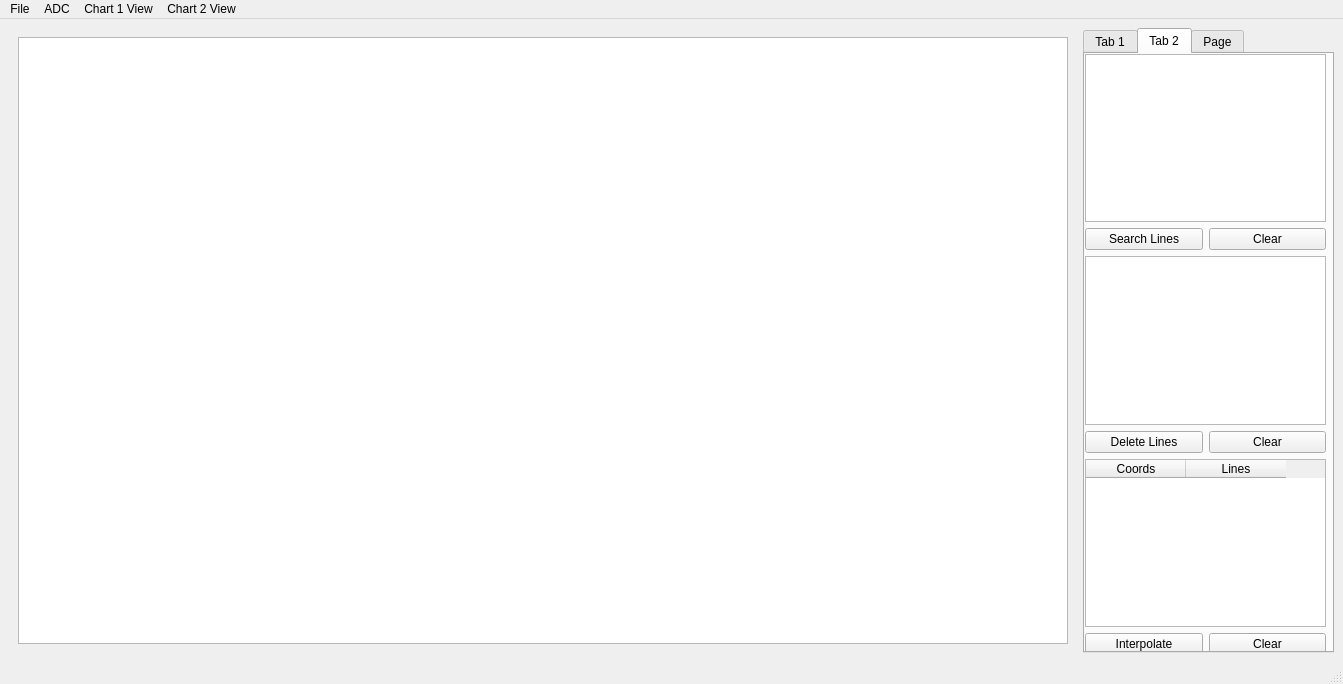
<?xml version="1.0" encoding="UTF-8"?>
<ui version="4.0">
 <class>MainWindow</class>
 <widget class="QMainWindow" name="MainWindow">
  <property name="geometry">
   <rect>
    <x>0</x>
    <y>0</y>
    <width>1343</width>
    <height>684</height>
   </rect>
  </property>
  <property name="windowTitle">
   <string>MainWindow</string>
  </property>
  <widget class="QWidget" name="centralwidget">
   <layout class="QHBoxLayout" name="horizontalLayout_3">
    <item>
     <widget class="QStackedWidget" name="stackedWidget">
      <property name="currentIndex">
       <number>1</number>
      </property>
      <widget class="QWidget" name="page">
       <layout class="QHBoxLayout" name="horizontalLayout_6">
        <item>
         <layout class="QVBoxLayout" name="verticalLayout_6">
          <item>
           <widget class="PlotWidget" name="graphicsView">
            <property name="minimumSize">
             <size>
              <width>0</width>
              <height>181</height>
             </size>
            </property>
           </widget>
          </item>
          <item>
           <widget class="PlotWidget" name="graphicsView_2">
            <property name="minimumSize">
             <size>
              <width>0</width>
              <height>181</height>
             </size>
            </property>
            <property name="maximumSize">
             <size>
              <width>16777215</width>
              <height>311</height>
             </size>
            </property>
           </widget>
          </item>
         </layout>
        </item>
       </layout>
      </widget>
      <widget class="QWidget" name="page_2">
       <layout class="QHBoxLayout" name="horizontalLayout_5">
        <item>
         <widget class="PlotWidget" name="graphicsView_3"/>
        </item>
       </layout>
      </widget>
     </widget>
    </item>
    <item>
     <widget class="QTabWidget" name="tabWidget">
      <property name="minimumSize">
       <size>
        <width>191</width>
        <height>0</height>
       </size>
      </property>
      <property name="maximumSize">
       <size>
        <width>251</width>
        <height>16777215</height>
       </size>
      </property>
      <property name="currentIndex">
       <number>1</number>
      </property>
      <widget class="QWidget" name="tab">
       <attribute name="title">
        <string>Tab 1</string>
       </attribute>
       <widget class="QLabel" name="label_9">
        <property name="geometry">
         <rect>
          <x>10</x>
          <y>180</y>
          <width>171</width>
          <height>20</height>
         </rect>
        </property>
        <property name="text">
         <string>TextLabel</string>
        </property>
       </widget>
       <widget class="QWidget" name="layoutWidget">
        <property name="geometry">
         <rect>
          <x>2</x>
          <y>2</y>
          <width>181</width>
          <height>171</height>
         </rect>
        </property>
        <layout class="QHBoxLayout" name="horizontalLayout">
         <item>
          <layout class="QVBoxLayout" name="verticalLayout_2">
           <item>
            <widget class="QLabel" name="label">
             <property name="text">
              <string>TextLabel</string>
             </property>
            </widget>
           </item>
           <item>
            <widget class="QLabel" name="label_3">
             <property name="text">
              <string>TextLabel</string>
             </property>
            </widget>
           </item>
           <item>
            <widget class="QLabel" name="label_5">
             <property name="text">
              <string>TextLabel</string>
             </property>
            </widget>
           </item>
           <item>
            <widget class="QLabel" name="label_7">
             <property name="text">
              <string>TextLabel</string>
             </property>
            </widget>
           </item>
          </layout>
         </item>
         <item>
          <layout class="QVBoxLayout" name="verticalLayout_3">
           <item>
            <widget class="QLabel" name="label_2">
             <property name="text">
              <string>TextLabel</string>
             </property>
            </widget>
           </item>
           <item>
            <widget class="QLabel" name="label_4">
             <property name="text">
              <string>TextLabel</string>
             </property>
            </widget>
           </item>
           <item>
            <widget class="QLabel" name="label_6">
             <property name="text">
              <string>TextLabel</string>
             </property>
            </widget>
           </item>
           <item>
            <widget class="QLabel" name="label_8">
             <property name="text">
              <string>TextLabel</string>
             </property>
            </widget>
           </item>
          </layout>
         </item>
        </layout>
       </widget>
       <widget class="QWidget" name="layoutWidget">
        <property name="geometry">
         <rect>
          <x>2</x>
          <y>215</y>
          <width>181</width>
          <height>81</height>
         </rect>
        </property>
        <layout class="QHBoxLayout" name="horizontalLayout_2">
         <item>
          <layout class="QVBoxLayout" name="verticalLayout_4">
           <item>
            <widget class="QLabel" name="label_10">
             <property name="text">
              <string>TextLabel</string>
             </property>
            </widget>
           </item>
           <item>
            <widget class="QLabel" name="label_11">
             <property name="text">
              <string>TextLabel</string>
             </property>
            </widget>
           </item>
          </layout>
         </item>
         <item>
          <layout class="QVBoxLayout" name="verticalLayout_5">
           <item>
            <widget class="QPushButton" name="pushButton">
             <property name="text">
              <string>PushButton</string>
             </property>
            </widget>
           </item>
           <item>
            <widget class="QPushButton" name="pushButton_2">
             <property name="text">
              <string>PushButton</string>
             </property>
            </widget>
           </item>
          </layout>
         </item>
        </layout>
       </widget>
      </widget>
      <widget class="QWidget" name="tab_2">
       <attribute name="title">
        <string>Tab 2</string>
       </attribute>
       <widget class="QWidget" name="">
        <property name="geometry">
         <rect>
          <x>0</x>
          <y>0</y>
          <width>241</width>
          <height>601</height>
         </rect>
        </property>
        <layout class="QVBoxLayout" name="verticalLayout">
         <item>
          <widget class="QPlainTextEdit" name="plainTextEdit"/>
         </item>
         <item>
          <layout class="QHBoxLayout" name="horizontalLayout_8">
           <item>
            <widget class="QPushButton" name="pushButton_8">
             <property name="text">
              <string>Search Lines</string>
             </property>
            </widget>
           </item>
           <item>
            <widget class="QPushButton" name="pushButton_10">
             <property name="text">
              <string>Clear</string>
             </property>
            </widget>
           </item>
          </layout>
         </item>
         <item>
          <widget class="QPlainTextEdit" name="plainTextEdit_2"/>
         </item>
         <item>
          <layout class="QHBoxLayout" name="horizontalLayout_7">
           <item>
            <widget class="QPushButton" name="pushButton_5">
             <property name="text">
              <string>Delete Lines</string>
             </property>
            </widget>
           </item>
           <item>
            <widget class="QPushButton" name="pushButton_6">
             <property name="text">
              <string>Clear</string>
             </property>
            </widget>
           </item>
          </layout>
         </item>
         <item>
          <widget class="QTableWidget" name="tableWidget_3">
           <property name="lineWidth">
            <number>1</number>
           </property>
           <column>
            <property name="text">
             <string>Coords</string>
            </property>
           </column>
           <column>
            <property name="text">
             <string>Lines</string>
            </property>
           </column>
          </widget>
         </item>
         <item>
          <layout class="QHBoxLayout" name="horizontalLayout_4">
           <item>
            <widget class="QPushButton" name="pushButton_4">
             <property name="text">
              <string>Interpolate</string>
             </property>
            </widget>
           </item>
           <item>
            <widget class="QPushButton" name="pushButton_3">
             <property name="text">
              <string>Clear</string>
             </property>
            </widget>
           </item>
          </layout>
         </item>
        </layout>
       </widget>
      </widget>
      <widget class="QWidget" name="tab_3">
       <attribute name="title">
        <string>Page</string>
       </attribute>
       <widget class="QWidget" name="layoutWidget">
        <property name="geometry">
         <rect>
          <x>0</x>
          <y>1</y>
          <width>241</width>
          <height>271</height>
         </rect>
        </property>
        <layout class="QVBoxLayout" name="verticalLayout_7">
         <item>
          <widget class="QTableWidget" name="tableWidget_4">
           <row>
            <property name="text">
             <string>AVG</string>
            </property>
           </row>
           <row>
            <property name="text">
             <string>Precision</string>
            </property>
           </row>
           <row>
            <property name="text">
             <string>LinesSearchRange</string>
            </property>
           </row>
           <row>
            <property name="text">
             <string>LinesDeleteRange</string>
            </property>
           </row>
           <row>
            <property name="text">
             <string>FonSearchRange</string>
            </property>
           </row>
           <row>
            <property name="text">
             <string>PointImapct</string>
            </property>
           </row>
           <column>
            <property name="text">
             <string>Values</string>
            </property>
           </column>
          </widget>
         </item>
         <item>
          <layout class="QHBoxLayout" name="horizontalLayout_10">
           <item>
            <widget class="QPushButton" name="pushButton_9">
             <property name="text">
              <string>Restore parametres</string>
             </property>
            </widget>
           </item>
           <item>
            <widget class="QPushButton" name="pushButton_12">
             <property name="text">
              <string>Update parametres</string>
             </property>
            </widget>
           </item>
          </layout>
         </item>
         <item>
          <layout class="QHBoxLayout" name="horizontalLayout_12">
           <item>
            <widget class="QPushButton" name="pushButton_13">
             <property name="text">
              <string>Delete</string>
             </property>
            </widget>
           </item>
           <item>
            <widget class="QPushButton" name="pushButton_14">
             <property name="text">
              <string>Search</string>
             </property>
            </widget>
           </item>
           <item>
            <widget class="QPushButton" name="pushButton_15">
             <property name="text">
              <string>Interpolate</string>
             </property>
            </widget>
           </item>
          </layout>
         </item>
        </layout>
       </widget>
      </widget>
     </widget>
    </item>
   </layout>
  </widget>
  <widget class="QMenuBar" name="menubar">
   <property name="geometry">
    <rect>
     <x>0</x>
     <y>0</y>
     <width>1343</width>
     <height>21</height>
    </rect>
   </property>
   <widget class="QMenu" name="menuFile">
    <property name="title">
     <string>File</string>
    </property>
    <addaction name="actionOpen"/>
    <addaction name="actionSave_as"/>
    <addaction name="actionCompete"/>
    <addaction name="separator"/>
    <addaction name="actionSettings"/>
   </widget>
   <widget class="QMenu" name="menuChart_1_View">
    <property name="title">
     <string>ADC</string>
    </property>
    <addaction name="actionStart_ADC"/>
    <addaction name="actionStop_ADC"/>
   </widget>
   <widget class="QMenu" name="menuChart_2_View">
    <property name="title">
     <string>Chart 1 View</string>
    </property>
    <addaction name="actionCurrent"/>
    <addaction name="actionSignal"/>
    <addaction name="actionMX"/>
   </widget>
   <widget class="QMenu" name="menuChart_2_View_2">
    <property name="title">
     <string>Chart 2 View</string>
    </property>
    <addaction name="actionCurrent_2"/>
    <addaction name="actionSignal_2"/>
    <addaction name="actionMX_2"/>
   </widget>
   <addaction name="menuFile"/>
   <addaction name="menuChart_1_View"/>
   <addaction name="menuChart_2_View"/>
   <addaction name="menuChart_2_View_2"/>
  </widget>
  <widget class="QStatusBar" name="statusbar"/>
  <action name="actionOpen">
   <property name="checkable">
    <bool>false</bool>
   </property>
   <property name="text">
    <string>Open</string>
   </property>
  </action>
  <action name="actionSave_as">
   <property name="text">
    <string>Save as</string>
   </property>
  </action>
  <action name="actionSettings">
   <property name="text">
    <string>Settings</string>
   </property>
  </action>
  <action name="actionStart_ADC">
   <property name="text">
    <string>Start ADC</string>
   </property>
  </action>
  <action name="actionStop_ADC">
   <property name="text">
    <string>Stop ADC</string>
   </property>
  </action>
  <action name="actionCurrent">
   <property name="checkable">
    <bool>false</bool>
   </property>
   <property name="enabled">
    <bool>true</bool>
   </property>
   <property name="text">
    <string>Current</string>
   </property>
  </action>
  <action name="actionSignal">
   <property name="checkable">
    <bool>false</bool>
   </property>
   <property name="enabled">
    <bool>true</bool>
   </property>
   <property name="text">
    <string>Signal</string>
   </property>
  </action>
  <action name="actionMX">
   <property name="checkable">
    <bool>false</bool>
   </property>
   <property name="enabled">
    <bool>true</bool>
   </property>
   <property name="text">
    <string>MX</string>
   </property>
   <property name="toolTip">
    <string>MX</string>
   </property>
  </action>
  <action name="actionCurrent_2">
   <property name="checkable">
    <bool>false</bool>
   </property>
   <property name="enabled">
    <bool>true</bool>
   </property>
   <property name="text">
    <string>Current</string>
   </property>
  </action>
  <action name="actionSignal_2">
   <property name="checkable">
    <bool>false</bool>
   </property>
   <property name="enabled">
    <bool>true</bool>
   </property>
   <property name="text">
    <string>Signal</string>
   </property>
  </action>
  <action name="actionMX_2">
   <property name="checkable">
    <bool>false</bool>
   </property>
   <property name="enabled">
    <bool>true</bool>
   </property>
   <property name="text">
    <string>MX</string>
   </property>
   <property name="toolTip">
    <string>MX</string>
   </property>
  </action>
  <action name="actionCompete">
   <property name="text">
    <string>Compete</string>
   </property>
  </action>
 </widget>
 <customwidgets>
  <customwidget>
   <class>PlotWidget</class>
   <extends>QGraphicsView</extends>
   <header>pyqtgraph</header>
  </customwidget>
 </customwidgets>
 <resources/>
 <connections/>
</ui>
